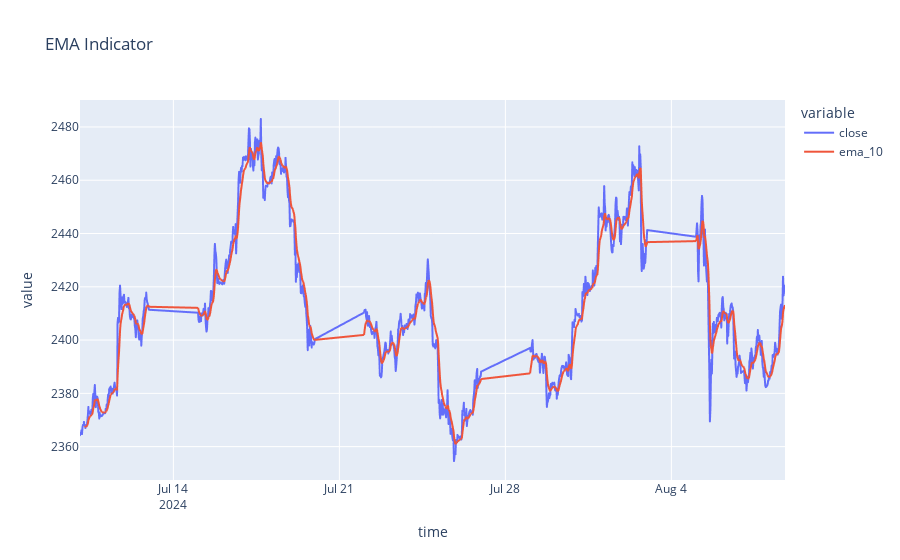

Write notebook code for a chart like this one.
### Markdown cell above
---

# 2. Exponential Moving Average (EMA)
The Exponential Moving Average is very similar to the SMA but it reacts much faster to recent price changes

**In this example, we will calculate the Exponential Moving Average with the Period of 10 last values.**

### Code cell
ema_period = 10
df['ema_10'] = df['close'].ewm(span=ema_period, min_periods=ema_period).mean()

display(Markdown('Notice as we have NaN values in the beginning as we require at least 10 values to calculate the SMA'))
display(df[['time', 'close', 'ema_10']])

fig_ema = px.line(df, x='time', y=['close', 'ema_10'], title='EMA Indicator')
display(fig_ema)

### Figure 1 — Plotly figure (JSON) as saved in the notebook; plotly's stock layout.template omitted (floating-point values rounded to 4 significant figures; data arrays with more than 128 entries replaced by an {"elided": "..."} marker saying what was removed)
{"data": [{"hovertemplate": "variable=close<br>time=%{x}<br>value=%{y}<extra></extra>", "legendgroup": "close", "line": {"color": "#636efa", "dash": "solid"}, "marker": {"symbol": "circle"}, "mode": "lines", "name": "close", "showlegend": true, "type": "scattergl", "x": {"elided": "1000 str values"}, "xaxis": "x", "y": {"elided": "1000 float values"}, "yaxis": "y"}, {"hovertemplate": "variable=ema_10<br>time=%{x}<br>value=%{y}<extra></extra>", "legendgroup": "ema_10", "line": {"color": "#EF553B", "dash": "solid"}, "marker": {"symbol": "circle"}, "mode": "lines", "name": "ema_10", "showlegend": true, "type": "scattergl", "x": {"elided": "1000 str values"}, "xaxis": "x", "y": {"elided": "1000 float values"}, "yaxis": "y"}], "layout": {"legend": {"title": {"text": "variable"}, "tracegroupgap": 0}, "title": {"text": "EMA Indicator"}, "xaxis": {"anchor": "y", "domain": [0, 1], "title": {"text": "time"}}, "yaxis": {"anchor": "x", "domain": [0, 1], "title": {"text": "value"}}}}
